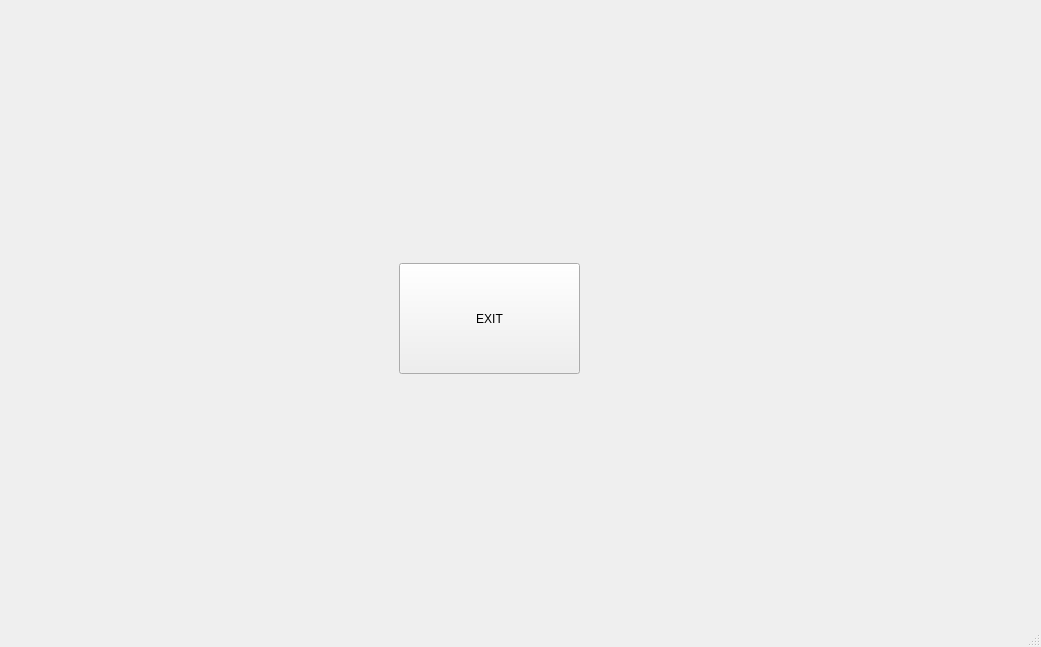
<?xml version="1.0" encoding="UTF-8"?>
<ui version="4.0">
 <class>MainWindow</class>
 <widget class="QMainWindow" name="MainWindow">
  <property name="geometry">
   <rect>
    <x>0</x>
    <y>0</y>
    <width>1041</width>
    <height>647</height>
   </rect>
  </property>
  <property name="windowTitle">
   <string>Close Button</string>
  </property>
  <widget class="QWidget" name="centralwidget">
   <widget class="QPushButton" name="pushButton">
    <property name="geometry">
     <rect>
      <x>399</x>
      <y>263</y>
      <width>181</width>
      <height>111</height>
     </rect>
    </property>
    <property name="text">
     <string>EXIT</string>
    </property>
   </widget>
  </widget>
  <widget class="QMenuBar" name="menubar">
   <property name="geometry">
    <rect>
     <x>0</x>
     <y>0</y>
     <width>1041</width>
     <height>21</height>
    </rect>
   </property>
  </widget>
  <widget class="QStatusBar" name="statusbar"/>
 </widget>
 <resources/>
 <connections/>
</ui>
